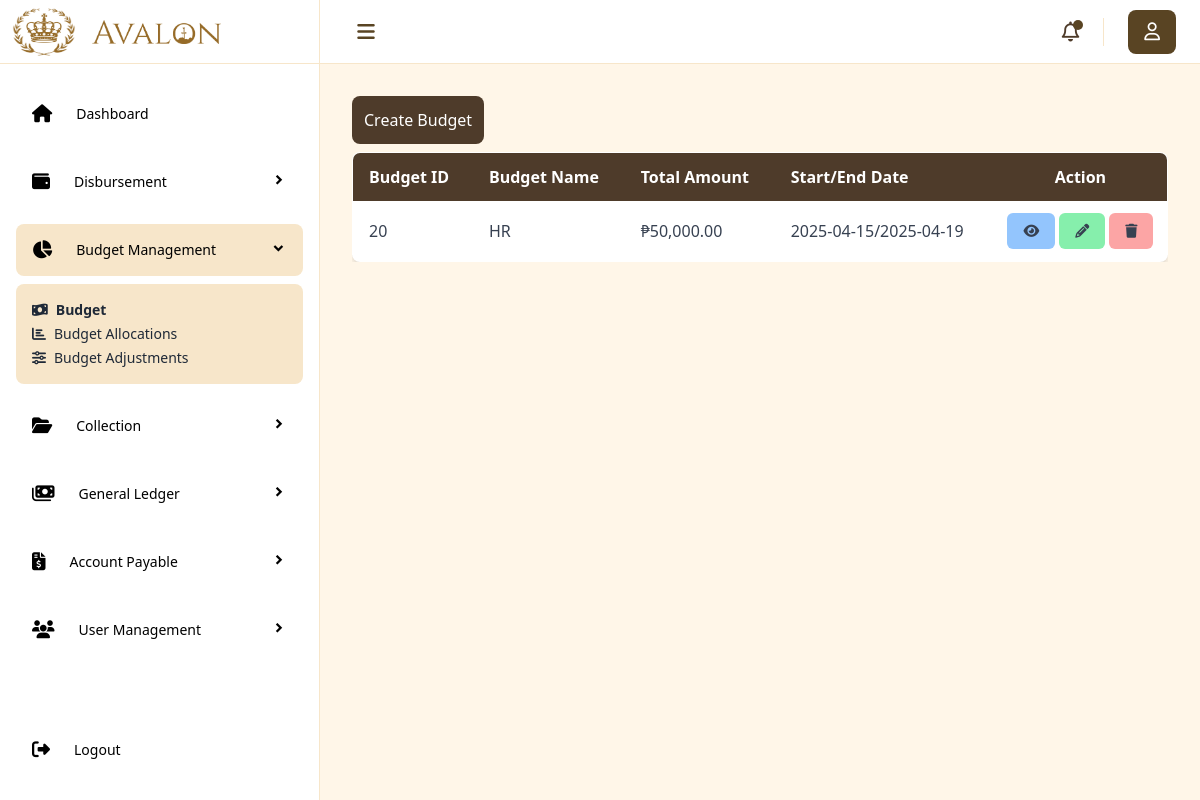
Screenshot of /Budget_Management/budget.php with the database file from the repository.
### tables this page shows
CREATE TABLE `budgets` (
  `BudgetID` int(11) NOT NULL,
  `BudgetName` varchar(255) NOT NULL,
  `TotalAmount` int(11) NOT NULL,
  `StartDate` date NOT NULL,
  `EndDate` date NOT NULL
);

### Budget_Management/config/controller.php (called while the page is built, shortened)
<?php
include_once __DIR__ . '/../../Database/connection.php';
class Data{
     private $conn;
    public function __construct() {
        $db = new Database();
        $this->conn = $db->connect("fin_budget_management");
    }
  public function View(){
   $data = $this->conn->query("SELECT * FROM budgets");
    return $data->fetch_all(MYSQLI_ASSOC);
   }
}
   ?>

### Database/connection.php (called while the page is built, shortened)
<?php
class Database {
    private $host = "localhost:3307";
    private $user = "root";
    private $pass = "";
    public function connect($dbname) {
        $this->conn = new mysqli($this->host, $this->user, $this->pass, $dbname);
        return $this->conn;
    }
}
?>

### Budget_Management/budget.php (the view, shortened to what this page needs)
<?php
include('config/controller.php');
$data = new Data();
$budgets = $data->View();
?>
<?php include('../includes/head.php'); ?>
<body>
    <div class="flex min-h-screen w-full">
        <?php include('../includes/sidebar.php'); ?>
        <div class="main w-full bg-[#FFF6E8] md:ml-[320px]">
            <?php include('../includes/navbar.php'); ?>
            <main class="px-8 py-8">
           <div class="w-full">
                  <button id="add-budget-btn" class="p-3 bg-[#4E3B2A] rounded-lg text-white">Create Budget</button>
                <div class="mt-2 overflow-x-auto">
                    <table class="min-w-full bg-white rounded-lg overflow-hidden shadow-md border">
                        <thead class="bg-[#4E3B2A] text-white">
                            <tr>
                                <th class="py-3 px-2 md:px-4 text-left">Budget ID</th>
                                <th class="py-3 px-2 md:px-4 text-left">Budget Name</th>
                                <th class="py-3 px-2 md:px-4 text-left">Total Amount</th>
                                <th class="py-3 px-2 md:px-4 text-left">Start/End Date</th>
                                <th class="py-3 px-2 md:px-4 text-center">Action</th>
                            </tr>
                        </thead>
                        <tbody id="dataRows" class="text-gray-700">
                            <?php foreach ($budgets as $b): ?>
                            <tr class="border-b hover:bg-gray-100">
                                <td    class="py-3 px-2 md:px-4"><?= $b['BudgetID']; ?></td>
                                <td class="py-3 px-2 md:px-4"><?= $b['BudgetName']; ?></td>
                                <td class="py-3 px-2 md:px-4">₱<?= number_format($b['TotalAmount'], 2  ); ?></td>
                                <td class="py-3 px-2 md:px-4"><?= $b['StartDate'] . "/" . $b['EndDate']; ?></td>
                                <td class="py-3 px-2 flex flex-wrap justify-center gap-1">
                                    <button  class="px-2 md:px-4 py-2 bg-blue-300 rounded-md text-xs md:text-sm ViewInfo" data-id=<?= $b['BudgetID'] ?>  title="View"><i class="fa-solid fa-eye"></i></button>
                                    <button class="px-2 md:px-4 py-2 bg-green-300 rounded-md text-xs md:text-sm EditInfo" title="Edit" data-id=<?= $b['BudgetID'] ?>><i class="fa-solid fa-pencil"></i></button>
                                    <button class="px-2 md:px-4 py-2 bg-red-300 rounded-md text-xs md:text-sm delete-patient" title="Delete" data-id=<?= $b['BudgetID'] ?>><i class="fa-solid fa-trash"></i></button>
                                </td>
                            </tr>
                            <?php endforeach; ?>
                        </tbody>
                    </table>
                </div>
                </div>
            </main>
        </div>
    </div>
</body>
</html>

### rows the page displays
budgets: BudgetID "20", BudgetName "HR", TotalAmount "50,000.00", StartDate "2025-04-15", EndDate "2025-04-19"

### other values shown
str_replace('_', ' ', $moduleName) "Disbursement"
str_replace('_', ' ', $moduleName) "Budget Management"
$data['name'] "Budget"
$data['name'] "Budget Allocations"
$data['name'] "Budget Adjustments"
str_replace('_', ' ', $moduleName) "Collection"
str_replace('_', ' ', $moduleName) "General Ledger"
str_replace('_', ' ', $moduleName) "Account Payable"
str_replace('_', ' ', $moduleName) "User Management"
